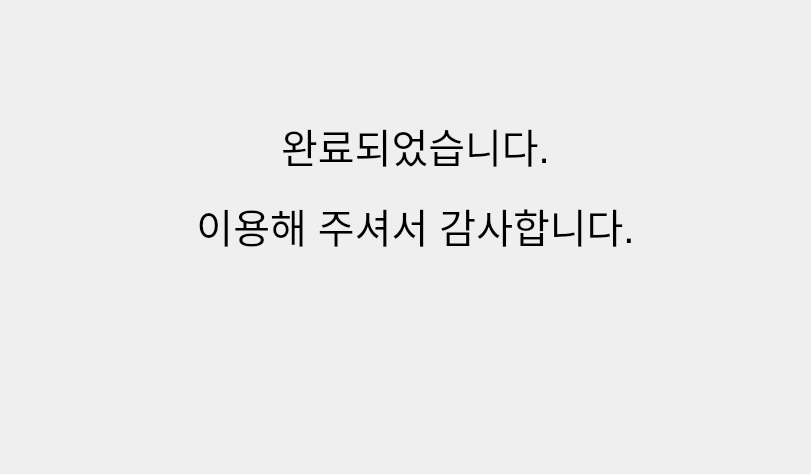
<?xml version="1.0" encoding="UTF-8"?>
<ui version="4.0">
 <class>Dialog</class>
 <widget class="QDialog" name="Dialog">
  <property name="geometry">
   <rect>
    <x>0</x>
    <y>0</y>
    <width>811</width>
    <height>474</height>
   </rect>
  </property>
  <property name="windowTitle">
   <string>Dialog</string>
  </property>
  <widget class="QLabel" name="label">
   <property name="geometry">
    <rect>
     <x>250</x>
     <y>120</y>
     <width>331</width>
     <height>51</height>
    </rect>
   </property>
   <property name="font">
    <font>
     <pointsize>30</pointsize>
    </font>
   </property>
   <property name="text">
    <string>완료되었습니다.</string>
   </property>
   <property name="alignment">
    <set>Qt::AlignCenter</set>
   </property>
  </widget>
  <widget class="QLabel" name="label_2">
   <property name="geometry">
    <rect>
     <x>160</x>
     <y>200</y>
     <width>511</width>
     <height>51</height>
    </rect>
   </property>
   <property name="font">
    <font>
     <pointsize>30</pointsize>
    </font>
   </property>
   <property name="text">
    <string>이용해 주셔서 감사합니다.</string>
   </property>
   <property name="alignment">
    <set>Qt::AlignCenter</set>
   </property>
  </widget>
 </widget>
 <resources/>
 <connections/>
</ui>
